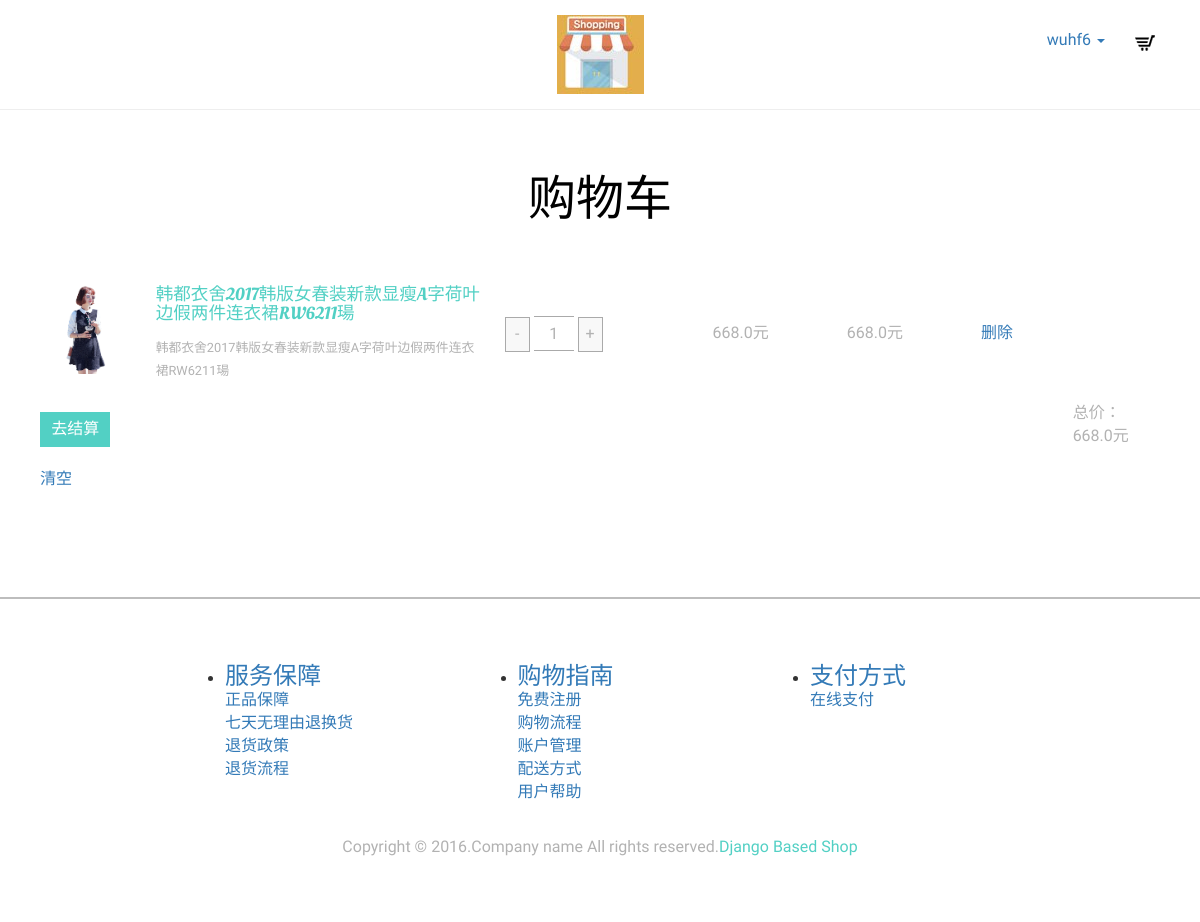
/view_cart/ (signed in), run on the app's committed database.
### account/models.py (models this page shows, shortened)
class User(AbstractBaseUser, PermissionsMixin):
    username = models.CharField(max_length=30, unique=True)
    email = models.EmailField(max_length=254, blank=True, null=True)
    is_staff = models.BooleanField(default=False)
    is_active = models.BooleanField(default=True)
    date_joined = models.DateTimeField(auto_now_add=True)
    reset_password_token = models.CharField(max_length=40, blank=True, null=True)
    reset_password_token_create_time = models.DateTimeField(blank=True, null=True)
    USERNAME_FIELD = 'username'
    REQUIRED_FIELDS = ['email', ]
    objects = UserManager()

### store/models.py (models this page shows, shortened)
class CartItem(models.Model):
    product = models.ForeignKey(Product)
    num = models.IntegerField(default=0)
    def get_price(self):
        return self.product.price * self.num

class Product(models.Model):
    name = models.CharField(max_length=128, verbose_name="名称")
    brand = models.ForeignKey(Brand, verbose_name="品牌")
    size = models.ManyToManyField(Size, verbose_name="大小")
    price = models.FloatField(default=0, verbose_name="原价")
    discount = models.FloatField(default=0, verbose_name="折扣")
    sales = models.IntegerField(default=0, verbose_name="销量")
    desc = models.CharField(max_length=128, verbose_name="描述")
    tag = models.ManyToManyField(Tag, verbose_name="标签")
    num = models.IntegerField(default=0, verbose_name="库存")
    image = VersatileImageField(upload_to="product/%Y/%m",verbose_name="显示图片"
                                ,ppoi_field='ppoi')
    image_right = VersatileImageField(upload_to="product/%Y/%m", verbose_name="侧面图片",null=True
                                , ppoi_field='ppoi')
    image_back = VersatileImageField(upload_to="product/%Y/%m", verbose_name="背部图片",null=True
                                , ppoi_field='ppoi')
    ppoi = PPOIField('image PPOI')
    categories = models.ManyToManyField(Category, verbose_name="分类")
    active = models.BooleanField(default=True, verbose_name="是否有效")
    objects = Manager()
    active_objects = ActiveProductManager()
    class Meta:
        verbose_name = "商品"
        verbose_name_plural = verbose_name
        ordering = ['id', ]

class Cart(models.Model):
    cartitems = models.ManyToManyField(CartItem)
    def total_price(self):
        prices = 0.0
        for cartitem in self.cartitems.all():
            prices += cartitem.get_price()
        return prices

### store/views.py (the view)
# urls.py: url(r'^view_cart/$', views.view_cart, name='view_cart'),
@login_required
def view_cart(request):
    try:
        cart = request.user.userprofile.cart
    except:
        cart = Cart()
        cart.save()
        request.user.userprofile.cart = cart
        request.user.userprofile.save()
    return render(request, 'store/cart.html', locals())

### templates/store/cart.html (shortened to what this page needs)
{% extends 'base.html' %}
{% load staticfiles %}
{% block content_block %}
<div class="container">
	<div class="check-out">
		<h1>购物车</h1>
        <table>
        <div id="cart_items">
         {% for item in cart.cartitems.all %}
              <tr class="cart_item" cart_id="{{ item.id }}">
                <td class="ring-in"><a href="{% url 'product' id=item.product.id %}" class="at-in">
                    <img src="{{ MEDIA_URL }}{{ item.product.image.url }}" class="img-responsive" alt=""></a>
                <div class="sed">
                    <h5>{{ item.product.name }}</h5>
                    <p>{{ item.product.desc }}</p>
                </div>
                <div class="clearfix"> </div></td>
                <td class="count" >
                    <input type='button' value='-' class='qtyminus' />
                    <input type='text' name='quantity' value="{{ item.num }}" class='qty' />
                    <input type='button' value='+' class='qtyplus' />
                </td>
                <td >{{ item.product.price }}元</td>
                <td >{{ item.get_price }}元</td>
                <td ><a href="#" class="delete_cart_item">删除</a></td>
              </tr>
            {% endfor %}
        </div>
          <tr>
              <td>
                  <a href="#" class="to-buy">去结算</a>
              </td>
              <td id="total_price">
                  总价：{{ cart.total_price }}元
              </td>
          </tr>
          <tr>
              <td><a href="/clearcart/" class="clear_cart">清空</a>
          </tr>
	    </table>
    </div>
</div>
{% endblock %}

### templates/base.html (shortened to what this page needs)
{% load staticfiles %}
<!DOCTYPE html>
<html>
<head>
    <link href="{% static 'css/bootstrap.css' %}" rel="stylesheet" type="text/css" media="all"/>
    <link href="{% static 'css/style.css' %}" rel="stylesheet" type="text/css" media="all"/>
    <link href="{% static 'css/memenu.css' %}" rel="stylesheet" type="text/css" media="all"/>
</head>
<body>
<div class="header">
    <div class="header-top">
        <div class="container">
            <div class="col-sm-4 world">
            </div>
            <div class="col-sm-4 logo">
                <a href="/index"><img src="{% static 'imgs/logo.png' %}" alt=""></a>
            </div>
            <div id="navbar" class="navbar-collapse collapse">
                {% if request.user.is_authenticated %}
                    <ul class="nav navbar-nav navbar-right">
                        <li class="dropdown">
                            <a href="" class="dropdown-toggle" data-toggle="dropdown" role="button" aria-haspopup="true"
                               aria-expanded="false">
                                {{ request.user.username }}
                                <span class="caret"></span></a>
                        </li>
                        <li class="cart box_1">
                            <a href="{% url 'view_cart' %}">
                                <img src="{% static 'imgs/cart.png' %}" alt=""/>
                            </a>
                        </li>
                    </ul>
                {% else %}
                    <ul class="nav navbar-nav navbar-right">
                        <a href="{% url 'login' %}">登录</a>
                        <span>|</span>
                        <a href="{% url 'register' %}">注册</a></p>
                    </ul>
                {% endif %}
            </div>
        </div>
    </div>
</div>
    {% block content_block %}{% endblock %}
    <div class="footer">
        <div class="footer-bottom">
            <div class="container">
                <div class="row">
                    <div class="col-sm-2 number">
                    </div>
                    <div class="col-md-3">
                        <ul>
                            <li>
                                <h3 class="title">
                                    <a>服务保障</a>
                                </h3>
                                <p><a href="/footer/helpCenter/qualitySafeguard" data-potition-id="1000039"
                                      target="_blank">正品保障</a></p>
                                <p><a href="/footer/helpCenter/returnService" data-potition-id="1000039"
                                      target="_blank">七天无理由退换货</a></p>
                                <p><a href="/footer/helpCenter/returnPolicy" data-potition-id="1000039" target="_blank">退货政策</a>
                                </p>
                                <p><a href="/footer/helpCenter/returnProcess" data-potition-id="1000039"
                                      target="_blank">退货流程</a></p>
                            </li>
                        </ul>
                    </div>
                    <div class="col-md-3">
                        <ul>
                            <li>
                                <h3 class="title">
                                    <a>购物指南</a>
                                </h3>
                                <p><a class="register" href="javascript:" data-potition-id="1000040" target="_blank">免费注册</a>
                                </p>
                                <p><a href="/footer/helpCenter/shoppingProcess" data-potition-id="1000040"
                                      target="_blank">购物流程</a></p>
                                <p><a href="/footer/helpCenter/accountManagement" data-potition-id="1000040"
                                      target="_blank">账户管理</a></p>
                                <p><a href="/footer/helpCenter/distributionMode" data-potition-id="1000040"
                                      target="_blank">配送方式</a></p>
                                <p><a href="/footer/helpCenter/shoppingGuide/shoppingStep" data-potition-id="1000040"
                                      target="_blank">用户帮助</a></p>
                            </li>
                        </ul>
                    </div>
                    <div class="col-md-3">
                        <ul>
                            <li>
                                <h3 class="title">
                                    <a>支付方式</a>
                                </h3>
                                <p><a href="/footer/helpCenter/onlinePayment" data-potition-id="1000041"
                                      target="_blank">在线支付</a></p>
                            </li>
                        </ul>
                    </div>
                    <div class="col-md-2"></div>
                </div>
                <p class="footer-class">Copyright &copy; 2016.Company name All rights reserved.<a target="_blank"
                                                                                                  href="#">Django Based
                    Shop</a></p>
            </div>
        </div>
    </div>
</body>
</html>

### static/css/style.css (style rules this page uses)
html,body { background:#fff; font-size: 100%; font-family: 'Roboto-Regular'; }
body a { transition: 0.5s all; -webkit-transition: 0.5s all; -o-transition: 0.5s all; -moz-transition: 0.5s all; -ms-transition: 0.5s all; }
ul { padding: 0; margin: 0; }
h1,h2,h3,h4,h5,h6,label,p { margin:0; }
.header-top { border-bottom: 1px solid #eee; padding: 15px 0; }
.number { margin-top: 1%; }
.qty { width: 40px; height: 35px; text-align: center; border: 0; border-top: 1px solid #aaa; border-bottom: 1px solid #aaa; }
input.qtyplus { width: 25px; height: 35px; border: 1px solid #aaa; background: #f8f8f8; }
input.qtyminus { width: 25px; height: 35px; border: 1px solid #aaa; background: #f8f8f8; }
.cart_item { display: block; }
.logo { text-align:center; }
.world { margin-top: 2%; }
.cart.box_1 { float: right; margin-top: 2px; }
.footer { border-top: 1px solid #BDBDBD; }
p.footer-class { font-size: 1em; color: #B2B2B2; margin: 2em 0 0; text-align:center; }
p.footer-class a { text-decoration:none; color: #52D0C4; }
.footer-bottom { padding: 4em 0; border-top: 1px solid #BDBDBD; }
.register { padding: 4em 0; }
.check-out { padding:4em 0em; }
table { width:100%; margin: 0em 0 2em; }
th, td { padding: 10px; }
td { color:#b2b2b2; font-size: 1em; }
a.at-in { float: left; width: 20%; }
.sed { float: right; width: 74%; }
.sed h5 { color: #52D0C4; font-size: 1.1em; font-family: 'OleoScript-Regular'; }
.sed p { color:#b2b2b2; font-size:0.8em; line-height:1.8em; padding:1em 0 0; }
.ring-in { width:45%; }
.check-out h1 { font-size: 3em; color: #000; font-family: 'OleoScript-Regular'; margin: 0 0px 1em; text-align: center; }
a.to-buy { padding: 0.3em 0.7em; color: #FFF; background: #52D0C4; margin: 0.5em 0 0; font-size: 1em; display: inline-block; line-height: 1.6em; text-align: center; text-decoration: none; }

### data on the page
User: user.username "wuhf6"
CartItem: product.image (picture), product.name "韩都衣舍2017韩版女春装新款显瘦A字荷叶边假两件连衣裙RW6211瑒", product.desc "韩都衣舍2017韩版女春装新款显瘦A字荷叶边假两件连衣裙RW6211瑒", quantity "1", product.price "668.0", get_price "668.0"
Cart: total_price "668.0"
